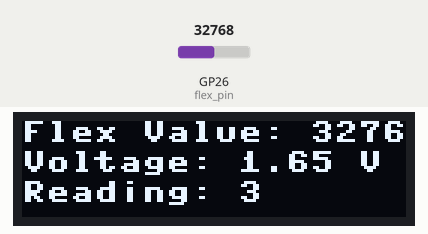
Simulated run of this program. Board: Raspberry Pi Pico running MicroPython. On the bench: 128×32 one-colour display. The inputs (shaded band) are chosen by the test bench; at power-on: GP26 (flex_pin) = 32768 (analog values on the 0–65535 scale). Files the program writes start out absent; library files of the repository ran but are not shown: ssd1306.py; what the program prints to the serial console is not drawn.

Above: at 1.2 s.
1.3 s: GP26 (flex_pin) set to 45874
At 1.9 s:
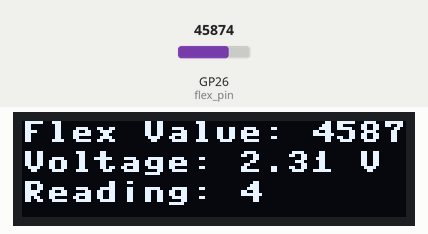
3.5 s: GP26 (flex_pin) set to 57670
At 4.0 s:
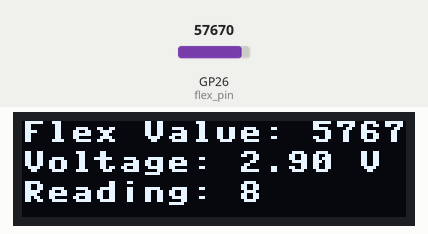
5.6 s: GP26 (flex_pin) set to 65535
At 6.1 s:
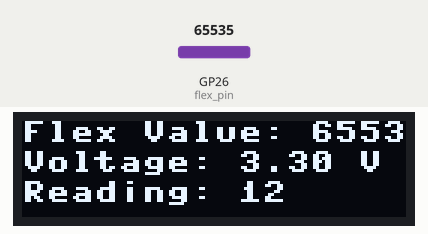
Timing chart, 0 to 8.6 s (numbered marks = the images above; inputs shaded):
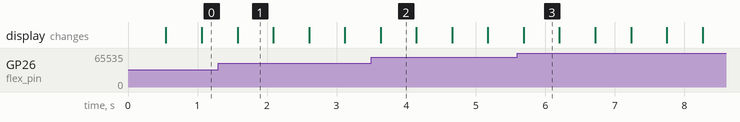

Measured:
- what the display in image 1 shows lasts 0.5 s, from 1.6 s to 2.1 s

The program:

reafFlexandSave.py
```python
from machine import ADC, Pin
import time
import screen  # Import the screen module

# Define the analog pin
flex_pin = ADC(Pin(26))  # A0 is GPIO 26 on Nano RP2040

# Open a file in write mode
with open("/flex_sensor_data.txt", "w") as file:
    for i in range(100):
        flex_value = flex_pin.read_u16()  # Read the analog value from the flex sensor
        voltage = flex_value * (3.3 / 65535)  # Convert the value to voltage (0-3.3V)
        data = "Flex Sensor Value: {}, Voltage: {:.2f} V".format(flex_value, voltage)

        # Print the sensor value and voltage
        print(data)

        # Write the data to the file
        file.write(data + "\n")

        # Update the OLED display with the sensor values
        screen.update_display("Flex Value: {}".format(flex_value), "Voltage: {:.2f} V".format(voltage), "Reading: {}".format(i+1))

        time.sleep(0.5)  # Wait for 500 milliseconds before the next reading
```

screen.py
```python
from machine import Pin, SoftI2C
import ssd1306

# Initialize I2C interface with the correct pins for your setup
i2c = SoftI2C(scl=Pin(13), sda=Pin(12))

# Initialize SSD1306 OLED display
oled_width = 128
oled_height = 32  # Adjusted for 128x32 OLED display
oled = ssd1306.SSD1306_I2C(oled_width, oled_height, i2c)

def update_display(line1, line2="Default Line 2", line3="Default Line 3"):
    # Clear the display
    oled.fill(0)

    # Display the provided text
    oled.text(line1, 0, 0)
    oled.text(line2, 0, 10)
    oled.text(line3, 0, 20)

    # Update the display
    oled.show()
```
